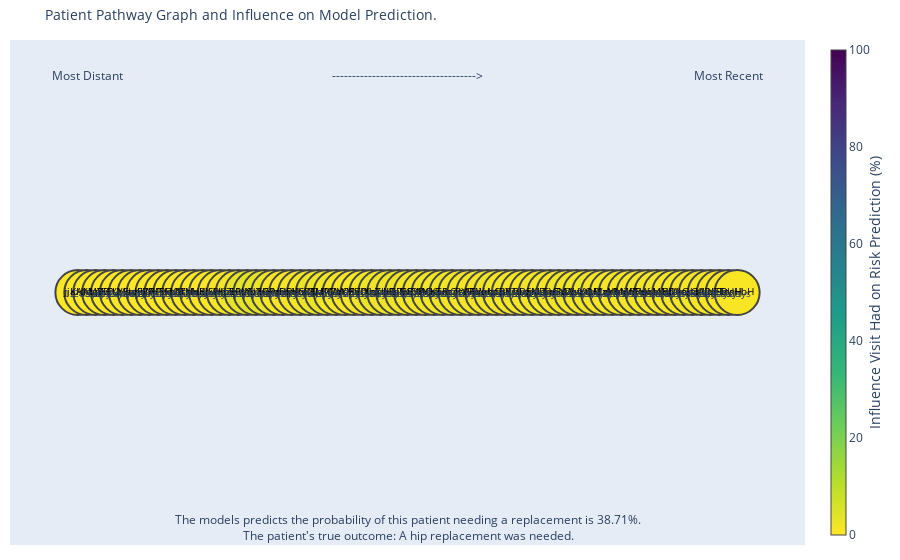

The code cell stored with this chart in its notebook:
### Code cell
weighted_f_map = ga.choose_feat_map(model, 'mean', mean_activation_df)

# map the timesteps to their relevant features
timestep_ave_w_df = gc.calc_timestep_weights(1, filter_size, weighted_f_map, max_timesteps)


# map the timestep values to colour the edges of the graph
read_code_pos_df = gc.map_read_code_labels(pos_df, read_code_map_df, timestep_ave_w_df)

edge_pos_df = gc.create_edge_pos_df(edges_df, pos_df)

gc.plot_gradcam_plotly(edge_pos_df, pos_df, read_code_pos_df, years_in_advance, logits, outcome, 'all_filters_time_act', html_open=False)

### Figure 1 — Plotly figure (JSON) as saved in the notebook; plotly's stock layout.template omitted (floating-point values rounded to 4 significant figures; data arrays with more than 128 entries replaced by an {"elided": "..."} marker saying what was removed)
{"data": [{"hoverinfo": "none", "line": {"color": "#888", "width": 0.5}, "mode": "lines", "type": "scatter", "x": {"elided": "222 int values"}, "y": {"elided": "222 int values"}}, {"hoverinfo": "text", "hovertext": ["361 ReadCode descript here \nInfluence visit has on prediction: 0.32%", "254 ReadCode descript here \nInfluence visit has on prediction: 0.32%", "517 ReadCode descript here \nInfluence visit has on prediction: 0.3%", "396 ReadCode descript here \nInfluence visit has on prediction: 0.19%", "153 ReadCode descript here \nInfluence visit has on prediction: 0.5%", "144 ReadCode descript here \nInfluence visit has on prediction: 0.21%", "407 ReadCode descript here \nInfluence visit has on prediction: 0.59%", "22 ReadCode descript here \nInfluence visit has on prediction: 0.07%", "324 ReadCode descript here \nInfluence visit has on prediction: 0.01%", "241 ReadCode descript here \nInfluence visit has on prediction: 0.43%", "12 ReadCode descript here \nInfluence visit has on prediction: 0.3%", "160 ReadCode descript here \nInfluence visit has on prediction: 0.48%", "109 ReadCode descript here \nInfluence visit has on prediction: 0.05%", "484 ReadCode descript here \nInfluence visit has on prediction: 0.29%", "446 ReadCode descript here \nInfluence visit has on prediction: 0.5%", "17 ReadCode descript here \nInfluence visit has on prediction: 0.31%", "119 ReadCode descript here \nInfluence visit has on prediction: 0.51%", "57 ReadCode descript here \nInfluence visit has on prediction: 1.04%", "269 ReadCode descript here \nInfluence visit has on prediction: 1.57%", "477 ReadCode descript here \nInfluence visit has on prediction: 3.52%", "437 ReadCode descript here \nInfluence visit has on prediction: 4.01%", "483 ReadCode descript here \nInfluence visit has on prediction: 3.61%", "292 ReadCode descript here \nInfluence visit has on prediction: 2.94%", "169 ReadCode descript here \nInfluence visit has on prediction: 0.99%", "62 ReadCode descript here \nInfluence visit has on prediction: 0.56%", "170 ReadCode descript here \nInfluence visit has on prediction: 1.35%", "393 ReadCode descript here \nInfluence visit has on prediction: 1.76%", "40 ReadCode descript here \nInfluence visit has on prediction: 2.61%", "456 ReadCode descript here \nInfluence visit has on prediction: 2.71%", "28 ReadCode descript here \nInfluence visit has on prediction: 1.63%", "71 ReadCode descript here \nInfluence visit has on prediction: 1.38%", "301 ReadCode descript here \nInfluence visit has on prediction: 0.98%", "73 ReadCode descript here \nInfluence visit has on prediction: 0.86%", "270 ReadCode descript here \nInfluence visit has on prediction: 1.44%", "421 ReadCode descript here \nInfluence visit has on prediction: 2.3%", "373 ReadCode descript here \nInfluence visit has on prediction: 2.24%", "466 ReadCode descript here \nInfluence visit has on prediction: 2.34%", "12 ReadCode descript here \nInfluence visit has on prediction: 2.46%", "182 ReadCode descript here \nInfluence visit has on prediction: 1.39%", "264 ReadCode descript here \nInfluence visit has on prediction: 1.84%", "458 ReadCode descript here \nInfluence visit has on prediction: 1.85%", "69 ReadCode descript here \nInfluence visit has on prediction: 1.55%", "279 ReadCode descript here \nInfluence visit has on prediction: 2.37%", "70 ReadCode descript here \nInfluence visit has on prediction: 1.37%", "14 ReadCode descript here \nInfluence visit has on prediction: 1.5%", "450 ReadCode descript here \nInfluence visit has on prediction: 1.36%", "317 ReadCode descript here \nInfluence visit has on prediction: 1.45%", "279 ReadCode descript here \nInfluence visit has on prediction: 2.02%", "244 ReadCode descript here \nInfluence visit has on prediction: 1.54%", "434 ReadCode descript here \nInfluence visit has on prediction: 1.7%", "105 ReadCode descript here \nInfluence visit has on prediction: 1.43%", "505 ReadCode descript here \nInfluence visit has on prediction: 1.3%", "488 ReadCode descript here \nInfluence visit has on prediction: 1.55%", "208 ReadCode descript here \nInfluence visit has on prediction: 1.69%", "2 ReadCode descript here \nInfluence visit has on prediction: 1.16%", "44 ReadCode descript here \nInfluence visit has on prediction: 1.81%", "331 ReadCode descript here \nInfluence visit has on prediction: 1.64%", "10 ReadCode descript here \nInfluence visit has on prediction: 1.7%", "16 ReadCode descript here \nInfluence visit has on prediction: 2.07%", "9 ReadCode descript here \nInfluence visit has on prediction: 1.39%", "347 ReadCode descript here \nInfluence visit has on prediction: 1.21%", "330 ReadCode descript here \nInfluence visit has on prediction: 1.16%", "138 ReadCode descript here \nInfluence visit has on prediction: 0.87%", "90 ReadCode descript here \nInfluence visit has on prediction: 1.42%", "469 ReadCode descript here \nInfluence visit has on prediction: 1.48%", "348 ReadCode descript here \nInfluence visit has on prediction: 1.31%", "446 ReadCode descript here \nInfluence visit has on prediction: 1.35%", "202 ReadCode descript here \nInfluence visit has on prediction: 1.0%", "311 ReadCode descript here \nInfluence visit has on prediction: 1.21%", "194 ReadCode descript here \nInfluence visit has on prediction: 1.33%", "302 ReadCode descript here \nInfluence visit has on prediction: 1.16%", "293 ReadCode descript here \nInfluence visit has on prediction: 0.96%", "17 ReadCode descript here \nInfluence visit has on prediction: 0.85%", "498 ReadCode descript here \nInfluence visit has on prediction: 0.64%", "457 ReadCode descript here \nInfluence visit has on prediction: 0.7%"], "marker": {"cmax": 100, "cmin": 0, "color": [0.3182, 0.3182, 0.303, 0.1922, 0.5048, 0.2058, 0.5863, 0.06906, 0.009185, 0.4308, 0.3029, 0.4821, 0.05476, 0.2886, 0.4973, 0.3095, 0.5105, 1.039, 1.571, 3.522, 4.01, 3.607, 2.944, 0.9886, 0.5616, 1.349, 1.763, 2.605, 2.714, 1.629, 1.384, 0.98, 0.8649, 1.437, 2.301, 2.237, 2.338, 2.465, 1.39, 1.843, 1.845, 1.545, 2.366, 1.371, 1.496, 1.357, 1.451, 2.021, 1.535, 1.697, 1.432, 1.296, 1.552, 1.687, 1.162, 1.81, 1.645, 1.696, 2.067, 1.388, 1.213, 1.164, 0.8737, 1.416, 1.475, 1.311, 1.352, 1.003, 1.209, 1.326, 1.161, 0.9639, 0.8458, 0.6445, 0.7001], "colorbar": {"thickness": 15, "title": {"side": "right", "text": "Influence Visit Had on Risk Prediction (%)"}, "xanchor": "left"}, "colorscale": [[0, "#440154"], [0.1111, "#482878"], [0.2222, "#3e4989"], [0.3333, "#31688e"], [0.4444, "#26828e"], [0.5556, "#1f9e89"], [0.6667, "#35b779"], [0.7778, "#6ece58"], [0.8889, "#b5de2b"], [1, "#fde725"]], "line": {"width": 2}, "reversescale": true, "showscale": true, "size": 45}, "mode": "markers+text", "text": ["jjKHN", "aAXMY", "sdgED", "LpFCU", "RwYMs", "FLYwo", "pEwFJ", "hKLJF", "rgZWT", "WHRFl", "TPwhM", "IaQrJ", "UfZnH", "sMxKl", "IoBJU", "qjSPy", "voKhr", "ahZan", "pEBLG", "HWjuw", "hoXIj", "NTGPp", "HHVDf", "yoHxn", "fvyVh", "BHSKF", "JuDQa", "tQMlC", "VaPDY", "PWaYV", "VbCBh", "kIRvO", "EZlKe", "iYhXI", "LopeD", "TcHeL", "NajRO", "TPwhM", "GBYoO", "DFYqS", "Acyae", "KTRsj", "xhOtt", "zczAF", "RXRaY", "ATqee", "WoLdx", "xhOtt", "nBRrj", "pXTwz", "IlDSI", "IxyUD", "gKLhw", "ueqnN", "TVTrW", "GtDov", "kAvxY", "zLxuR", "YQMzI", "MYyYx", "LrMzx", "mAMfP", "MjWRx", "qFlAi", "vpoqJ", "qkMNf", "IoBJU", "oiAlo", "OhOln", "ejsKl", "xGADL", "nLUFE", "qjSPy", "eLtnH", "aUHbH"], "textfont": {"color": ["black", "black", "black", "black", "black", "black", "black", "black", "black", "black", "black", "black", "black", "black", "black", "black", "black", "black", "black", "black", "black", "black", "black", "black", "black", "black", "black", "black", "black", "black", "black", "black", "black", "black", "black", "black", "black", "black", "black", "black", "black", "black", "black", "black", "black", "black", "black", "black", "black", "black", "black", "black", "black", "black", "black", "black", "black", "black", "black", "black", "black", "black", "black", "black", "black", "black", "black", "black", "black", "black", "black", "black", "black", "black", "black"], "size": 10}, "textposition": "middle center", "type": "scatter", "x": [0, 1, 2, 3, 4, 5, 6, 7, 8, 9, 10, 11, 12, 13, 14, 15, 16, 17, 18, 19, 20, 21, 22, 23, 24, 25, 26, 27, 28, 29, 30, 31, 32, 33, 34, 35, 36, 37, 38, 39, 40, 41, 42, 43, 44, 45, 46, 47, 48, 49, 50, 51, 52, 53, 54, 55, 56, 57, 58, 59, 60, 61, 62, 63, 64, 65, 66, 67, 68, 69, 70, 71, 72, 73, 74], "y": [0, 0, 0, 0, 0, 0, 0, 0, 0, 0, 0, 0, 0, 0, 0, 0, 0, 0, 0, 0, 0, 0, 0, 0, 0, 0, 0, 0, 0, 0, 0, 0, 0, 0, 0, 0, 0, 0, 0, 0, 0, 0, 0, 0, 0, 0, 0, 0, 0, 0, 0, 0, 0, 0, 0, 0, 0, 0, 0, 0, 0, 0, 0, 0, 0, 0, 0, 0, 0, 0, 0, 0, 0, 0, 0]}], "layout": {"annotations": [{"align": "center", "font": {"size": 10}, "showarrow": false, "text": "12 days", "x": 0.5, "y": 0}, {"align": "center", "font": {"size": 10}, "showarrow": false, "text": "24 days", "x": 1.5, "y": 0}, {"align": "center", "font": {"size": 10}, "showarrow": false, "text": "3 days", "x": 2.5, "y": 0}, {"align": "center", "font": {"size": 10}, "showarrow": false, "text": "20 days", "x": 3.5, "y": 0}, {"align": "center", "font": {"size": 10}, "showarrow": false, "text": "27 days", "x": 4.5, "y": 0}, {"align": "center", "font": {"size": 10}, "showarrow": false, "text": "24 days", "x": 5.5, "y": 0}, {"align": "center", "font": {"size": 10}, "showarrow": false, "text": "4 days", "x": 6.5, "y": 0}, {"align": "center", "font": {"size": 10}, "showarrow": false, "text": "4 days", "x": 7.5, "y": 0}, {"align": "center", "font": {"size": 10}, "showarrow": false, "text": "30 days", "x": 8.5, "y": 0}, {"align": "center", "font": {"size": 10}, "showarrow": false, "text": "7 days", "x": 9.5, "y": 0}, {"align": "center", "font": {"size": 10}, "showarrow": false, "text": "22 days", "x": 10.5, "y": 0}, {"align": "center", "font": {"size": 10}, "showarrow": false, "text": "5 days", "x": 11.5, "y": 0}, {"align": "center", "font": {"size": 10}, "showarrow": false, "text": "26 days", "x": 12.5, "y": 0}, {"align": "center", "font": {"size": 10}, "showarrow": false, "text": "2 days", "x": 13.5, "y": 0}, {"align": "center", "font": {"size": 10}, "showarrow": false, "text": "8 days", "x": 14.5, "y": 0}, {"align": "center", "font": {"size": 10}, "showarrow": false, "text": "3 days", "x": 15.5, "y": 0}, {"align": "center", "font": {"size": 10}, "showarrow": false, "text": "19 days", "x": 16.5, "y": 0}, {"align": "center", "font": {"size": 10}, "showarrow": false, "text": "10 days", "x": 17.5, "y": 0}, {"align": "center", "font": {"size": 10}, "showarrow": false, "text": "25 days", "x": 18.5, "y": 0}, {"align": "center", "font": {"size": 10}, "showarrow": false, "text": "25 days", "x": 19.5, "y": 0}, {"align": "center", "font": {"size": 10}, "showarrow": false, "text": "15 days", "x": 20.5, "y": 0}, {"align": "center", "font": {"size": 10}, "showarrow": false, "text": "0 days", "x": 21.5, "y": 0}, {"align": "center", "font": {"size": 10}, "showarrow": false, "text": "19 days", "x": 22.5, "y": 0}, {"align": "center", "font": {"size": 10}, "showarrow": false, "text": "4 days", "x": 23.5, "y": 0}, {"align": "center", "font": {"size": 10}, "showarrow": false, "text": "6 days", "x": 24.5, "y": 0}, {"align": "center", "font": {"size": 10}, "showarrow": false, "text": "15 days", "x": 25.5, "y": 0}, {"align": "center", "font": {"size": 10}, "showarrow": false, "text": "17 days", "x": 26.5, "y": 0}, {"align": "center", "font": {"size": 10}, "showarrow": false, "text": "6 days", "x": 27.5, "y": 0}, {"align": "center", "font": {"size": 10}, "showarrow": false, "text": "5 days", "x": 28.5, "y": 0}, {"align": "center", "font": {"size": 10}, "showarrow": false, "text": "14 days", "x": 29.5, "y": 0}, {"align": "center", "font": {"size": 10}, "showarrow": false, "text": "9 days", "x": 30.5, "y": 0}, {"align": "center", "font": {"size": 10}, "showarrow": false, "text": "7 days", "x": 31.5, "y": 0}, {"align": "center", "font": {"size": 10}, "showarrow": false, "text": "26 days", "x": 32.5, "y": 0}, {"align": "center", "font": {"size": 10}, "showarrow": false, "text": "2 days", "x": 33.5, "y": 0}, {"align": "center", "font": {"size": 10}, "showarrow": false, "text": "14 days", "x": 34.5, "y": 0}, {"align": "center", "font": {"size": 10}, "showarrow": false, "text": "29 days", "x": 35.5, "y": 0}, {"align": "center", "font": {"size": 10}, "showarrow": false, "text": "28 days", "x": 36.5, "y": 0}, {"align": "center", "font": {"size": 10}, "showarrow": false, "text": "21 days", "x": 37.5, "y": 0}, {"align": "center", "font": {"size": 10}, "showarrow": false, "text": "25 days", "x": 38.5, "y": 0}, {"align": "center", "font": {"size": 10}, "showarrow": false, "text": "8 days", "x": 39.5, "y": 0}, {"align": "center", "font": {"size": 10}, "showarrow": false, "text": "17 days", "x": 40.5, "y": 0}, {"align": "center", "font": {"size": 10}, "showarrow": false, "text": "7 days", "x": 41.5, "y": 0}, {"align": "center", "font": {"size": 10}, "showarrow": false, "text": "12 days", "x": 42.5, "y": 0}, {"align": "center", "font": {"size": 10}, "showarrow": false, "text": "5 days", "x": 43.5, "y": 0}, {"align": "center", "font": {"size": 10}, "showarrow": false, "text": "10 days", "x": 44.5, "y": 0}, {"align": "center", "font": {"size": 10}, "showarrow": false, "text": "12 days", "x": 45.5, "y": 0}, {"align": "center", "font": {"size": 10}, "showarrow": false, "text": "30 days", "x": 46.5, "y": 0}, {"align": "center", "font": {"size": 10}, "showarrow": false, "text": "24 days", "x": 47.5, "y": 0}, {"align": "center", "font": {"size": 10}, "showarrow": false, "text": "13 days", "x": 48.5, "y": 0}, {"align": "center", "font": {"size": 10}, "showarrow": false, "text": "16 days", "x": 49.5, "y": 0}, {"align": "center", "font": {"size": 10}, "showarrow": false, "text": "3 days", "x": 50.5, "y": 0}, {"align": "center", "font": {"size": 10}, "showarrow": false, "text": "9 days", "x": 51.5, "y": 0}, {"align": "center", "font": {"size": 10}, "showarrow": false, "text": "3 days", "x": 52.5, "y": 0}, {"align": "center", "font": {"size": 10}, "showarrow": false, "text": "14 days", "x": 53.5, "y": 0}, {"align": "center", "font": {"size": 10}, "showarrow": false, "text": "26 days", "x": 54.5, "y": 0}, {"align": "center", "font": {"size": 10}, "showarrow": false, "text": "10 days", "x": 55.5, "y": 0}, {"align": "center", "font": {"size": 10}, "showarrow": false, "text": "12 days", "x": 56.5, "y": 0}, {"align": "center", "font": {"size": 10}, "showarrow": false, "text": "17 days", "x": 57.5, "y": 0}, {"align": "center", "font": {"size": 10}, "showarrow": false, "text": "21 days", "x": 58.5, "y": 0}, {"align": "center", "font": {"size": 10}, "showarrow": false, "text": "26 days", "x": 59.5, "y": 0}, {"align": "center", "font": {"size": 10}, "showarrow": false, "text": "14 days", "x": 60.5, "y": 0}, {"align": "center", "font": {"size": 10}, "showarrow": false, "text": "28 days", "x": 61.5, "y": 0}, {"align": "center", "font": {"size": 10}, "showarrow": false, "text": "17 days", "x": 62.5, "y": 0}, {"align": "center", "font": {"size": 10}, "showarrow": false, "text": "13 days", "x": 63.5, "y": 0}, {"align": "center", "font": {"size": 10}, "showarrow": false, "text": "23 days", "x": 64.5, "y": 0}, {"align": "center", "font": {"size": 10}, "showarrow": false, "text": "13 days", "x": 65.5, "y": 0}, {"align": "center", "font": {"size": 10}, "showarrow": false, "text": "6 days", "x": 66.5, "y": 0}, {"align": "center", "font": {"size": 10}, "showarrow": false, "text": "4 days", "x": 67.5, "y": 0}, {"align": "center", "font": {"size": 10}, "showarrow": false, "text": "29 days", "x": 68.5, "y": 0}, {"align": "center", "font": {"size": 10}, "showarrow": false, "text": "16 days", "x": 69.5, "y": 0}, {"align": "center", "font": {"size": 10}, "showarrow": false, "text": "6 days", "x": 70.5, "y": 0}, {"align": "center", "font": {"size": 10}, "showarrow": false, "text": "28 days", "x": 71.5, "y": 0}, {"align": "center", "font": {"size": 10}, "showarrow": false, "text": "29 days", "x": 72.5, "y": 0}, {"align": "center", "font": {"size": 10}, "showarrow": false, "text": "11 days", "x": 73.5, "y": 0}, {"showarrow": false, "text": "The models predicts the probability of this patient needing a replacement is 38.71%.<br>The patient's true outcome: A hip replacement was needed.", "x": 0.5, "xref": "paper", "y": -0.002, "yref": "paper"}, {"showarrow": false, "text": "Most Recent", "x": 0.95, "xref": "paper", "y": 0.95, "yref": "paper"}, {"showarrow": false, "text": "Most Distant", "x": 0.05, "xref": "paper", "y": 0.95, "yref": "paper"}, {"showarrow": false, "text": "------------------------------------>", "x": 0.5, "xref": "paper", "y": 0.95, "yref": "paper"}], "hovermode": "closest", "margin": {"b": 15, "l": 10, "r": 5, "t": 40}, "showlegend": false, "title": {"font": {"size": 14}, "text": "Patient Pathway Graph and Influence on Model Prediction."}, "xaxis": {"showgrid": false, "showticklabels": false, "zeroline": false}, "yaxis": {"showgrid": false, "showticklabels": false, "zeroline": false}}}
